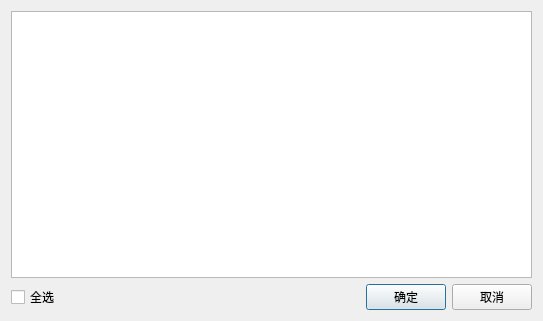
<?xml version="1.0" encoding="UTF-8"?>
<ui version="4.0">
 <class>BurnToFPGADialog</class>
 <widget class="QDialog" name="BurnToFPGADialog">
  <property name="geometry">
   <rect>
    <x>0</x>
    <y>0</y>
    <width>543</width>
    <height>321</height>
   </rect>
  </property>
  <property name="windowTitle">
   <string>Dialog</string>
  </property>
  <layout class="QGridLayout" name="gridLayout">
   <item row="0" column="0">
    <widget class="QListWidget" name="listWidget"/>
   </item>
   <item row="1" column="0">
    <layout class="QHBoxLayout" name="horizontalLayout">
     <item>
      <widget class="QCheckBox" name="selectAll_checkBox">
       <property name="text">
        <string>全选</string>
       </property>
      </widget>
     </item>
     <item>
      <spacer name="horizontalSpacer">
       <property name="orientation">
        <enum>Qt::Horizontal</enum>
       </property>
       <property name="sizeHint" stdset="0">
        <size>
         <width>40</width>
         <height>20</height>
        </size>
       </property>
      </spacer>
     </item>
     <item>
      <widget class="QPushButton" name="okPushButton">
       <property name="text">
        <string>确定</string>
       </property>
      </widget>
     </item>
     <item>
      <widget class="QPushButton" name="cancelPushButton">
       <property name="text">
        <string>取消</string>
       </property>
      </widget>
     </item>
    </layout>
   </item>
  </layout>
 </widget>
 <resources/>
 <connections/>
</ui>
